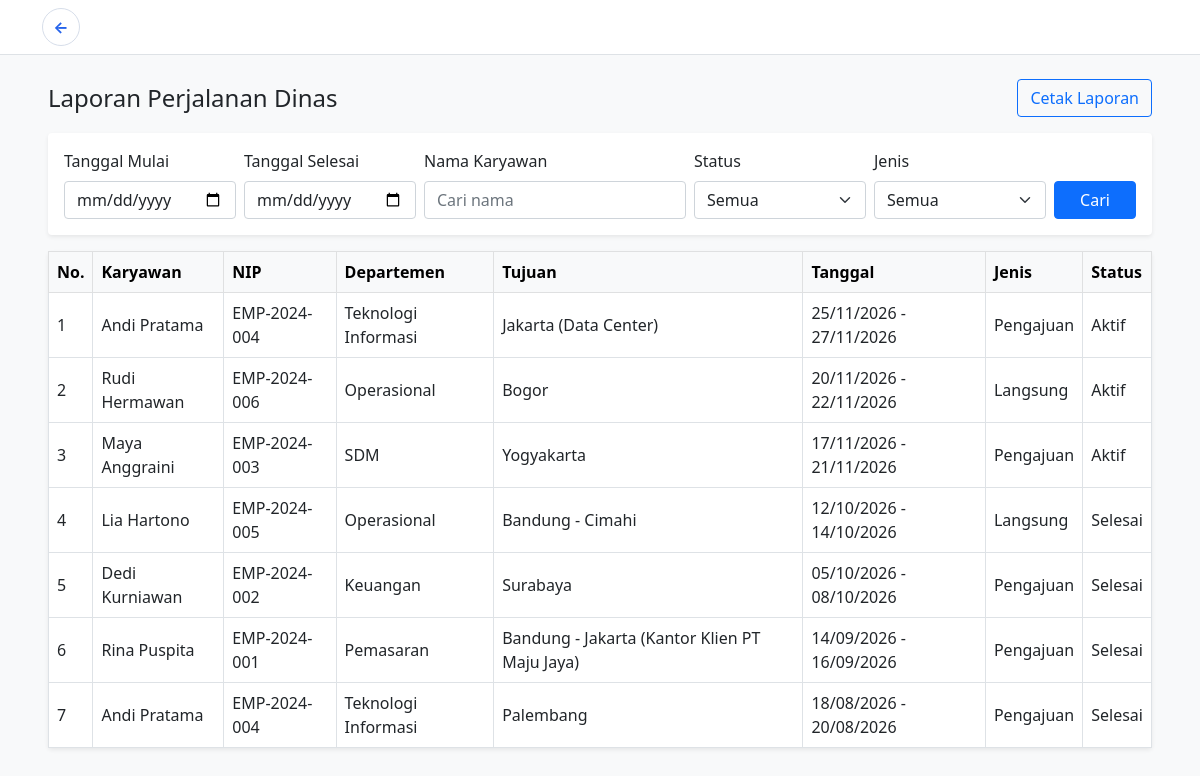
Screenshot of /laporan.php (signed in) with the database file from the repository.
### tables this page shows
CREATE TABLE IF NOT EXISTS `penugasan` (
    `id_penugasan` INT UNSIGNED NOT NULL AUTO_INCREMENT,
    `id_pengajuan` INT UNSIGNED DEFAULT NULL,
    `id_karyawan` INT UNSIGNED NOT NULL,
    `id_atasan` INT UNSIGNED NOT NULL,
    `jenis` ENUM('Pengajuan', 'Langsung') NOT NULL,
    `tujuan` VARCHAR(150) NOT NULL,
    `tanggal_berangkat` DATE NOT NULL,
    `tanggal_pulang` DATE NOT NULL,
    `keperluan` TEXT NOT NULL,
    `status` ENUM('Aktif', 'Selesai') NOT NULL DEFAULT 'Aktif',
    `catatan` TEXT DEFAULT NULL,
    PRIMARY KEY (`id_penugasan`),
    CONSTRAINT `fk_penugasan_pengajuan`
        FOREIGN KEY (`id_pengajuan`) REFERENCES `pengajuan` (`id_pengajuan`)
        ON UPDATE CASCADE
        ON DELETE SET NULL,
    CONSTRAINT `fk_penugasan_karyawan`
        FOREIGN KEY (`id_karyawan`) REFERENCES `karyawan` (`id_karyawan`)
        ON UPDATE CASCADE
        ON DELETE CASCADE,
    CONSTRAINT `fk_penugasan_atasan`
        FOREIGN KEY (`id_atasan`) REFERENCES `karyawan` (`id_karyawan`)
        ON UPDATE CASCADE
        ON DELETE RESTRICT,
    CONSTRAINT `chk_penugasan_tanggal`
        CHECK (`tanggal_pulang` >= `tanggal_berangkat`)
);

CREATE TABLE IF NOT EXISTS `karyawan` (
    `id_karyawan` INT UNSIGNED NOT NULL AUTO_INCREMENT,
    `id_user` INT UNSIGNED NOT NULL,
    `nama` VARCHAR(100) NOT NULL,
    `nip` VARCHAR(30) NOT NULL,
    `jabatan` VARCHAR(100) NOT NULL,
    `departemen` VARCHAR(100) NOT NULL,
    `no_hp` VARCHAR(20) DEFAULT NULL,
    `alamat` TEXT DEFAULT NULL,
    PRIMARY KEY (`id_karyawan`),
    UNIQUE KEY `uq_karyawan_nip` (`nip`),
    UNIQUE KEY `uq_karyawan_id_user` (`id_user`),
    CONSTRAINT `fk_karyawan_users`
        FOREIGN KEY (`id_user`) REFERENCES `users` (`id`)
        ON UPDATE CASCADE
        ON DELETE CASCADE
);

### laporan.php (the view, shortened to what this page needs)
<?php
$conn = connection();
$tanggalMulai = $_GET["tanggal_mulai"] ?? "";
$tanggalSelesai = $_GET["tanggal_selesai"] ?? "";
$nama = trim($_GET["nama"] ?? "");
$sql = "SELECT t.id_penugasan, t.tujuan, t.tanggal_berangkat, t.tanggal_pulang,
               t.status, t.jenis, k.nama, k.nip, k.departemen
        FROM penugasan t
        JOIN karyawan k ON k.id_karyawan = t.id_karyawan
        WHERE 1=1";
$sql .= " ORDER BY t.tanggal_berangkat DESC, t.id_penugasan DESC";
$stmt = $conn->prepare($sql);
$stmt->execute();
$reports = $stmt->get_result()->fetch_all(MYSQLI_ASSOC);
?>
<!doctype html>
<html lang="id">
<head>
    <link href="https://cdn.jsdelivr.net/npm/bootstrap@5.0.2/dist/css/bootstrap.min.css" rel="stylesheet">
</head>
<body class="bg-light">
<nav class="navbar navbar-light bg-white border-bottom no-print">
    <div class="container"><a class="back-circle" href="dashboard_atasan.php" aria-label="Kembali ke Dashboard">←</a></div>
</nav>
<main class="container-fluid px-lg-5 py-4">
    <div class="d-flex justify-content-between align-items-center mb-3">
        <h1 class="h4 mb-0">Laporan Perjalanan Dinas</h1>
        <button class="btn btn-outline-primary no-print" onclick="window.print()">Cetak Laporan</button>
    </div>
    <div class="card border-0 shadow-sm mb-3 no-print">
        <div class="card-body">
            <form class="row g-2" method="get">
                <div class="col-md-2">
                    <label class="form-label">Tanggal Mulai</label>
                    <input type="date" class="form-control" name="tanggal_mulai" value="<?= htmlspecialchars($tanggalMulai) ?>">
                </div>
                <div class="col-md-2">
                    <label class="form-label">Tanggal Selesai</label>
                    <input type="date" class="form-control" name="tanggal_selesai" value="<?= htmlspecialchars($tanggalSelesai) ?>">
                </div>
                <div class="col-md-3">
                    <label class="form-label">Nama Karyawan</label>
                    <input type="text" class="form-control" name="nama" value="<?= htmlspecialchars($nama) ?>" placeholder="Cari nama">
                </div>
                <div class="col-md-2">
                    <label class="form-label">Status</label>
                    <select class="form-select" name="status">
                        <option value="">Semua</option>
                    </select>
                </div>
                <div class="col-md-2">
                    <label class="form-label">Jenis</label>
                    <select class="form-select" name="jenis">
                        <option value="">Semua</option>
                    </select>
                </div>
                <div class="col-md-1 d-flex align-items-end">
                    <button class="btn btn-primary w-100">Cari</button>
                </div>
            </form>
        </div>
    </div>
    <div class="card border-0 shadow-sm">
        <div class="table-responsive">
            <table class="table table-bordered table-hover align-middle mb-0">
                <thead class="table-light">
                    <tr>
                        <th>No.</th>
                        <th>Karyawan</th>
                        <th>NIP</th>
                        <th>Departemen</th>
                        <th>Tujuan</th>
                        <th>Tanggal</th>
                        <th>Jenis</th>
                        <th>Status</th>
                    </tr>
                </thead>
                <tbody>
                    <?php foreach ($reports as $index => $report): ?>
                        <tr>
                            <td><?= $index + 1 ?></td>
                            <td><?= htmlspecialchars($report["nama"]) ?></td>
                            <td><?= htmlspecialchars($report["nip"]) ?></td>
                            <td><?= htmlspecialchars($report["departemen"]) ?></td>
                            <td><?= htmlspecialchars($report["tujuan"]) ?></td>
                            <td><?= date("d/m/Y", strtotime($report["tanggal_berangkat"])) ?> - <?= date("d/m/Y", strtotime($report["tanggal_pulang"])) ?></td>
                            <td><?= htmlspecialchars($report["jenis"]) ?></td>
                            <td><?= htmlspecialchars($report["status"]) ?></td>
                        </tr>
                    <?php endforeach; ?>
                </tbody>
            </table>
        </div>
    </div>
</main>
</body>
</html>

### laporan.php (style rules this page uses)
.back-circle { width:38px;height:38px;display:inline-grid;place-items:center;border:1px solid #d7deea;border-radius:50%;background:#fff;color:#2563eb;text-decoration:none;font-weight:700 }

### rows the page displays
penugasan: id_karyawan.nama "Andi Pratama", id_karyawan.nip "EMP-2024-004", id_karyawan.departemen "Teknologi Informasi", tujuan "Jakarta (Data Center)", tanggal_berangkat "25/11/2026", tanggal_pulang "27/11/2026", jenis "Pengajuan", status "Aktif"
penugasan: id_karyawan.nama "Rudi Hermawan", id_karyawan.nip "EMP-2024-006", id_karyawan.departemen "Operasional", tujuan "Bogor", tanggal_berangkat "20/11/2026", tanggal_pulang "22/11/2026", jenis "Langsung", status "Aktif"
penugasan: id_karyawan.nama "Maya Anggraini", id_karyawan.nip "EMP-2024-003", id_karyawan.departemen "SDM", tujuan "Yogyakarta", tanggal_berangkat "17/11/2026", tanggal_pulang "21/11/2026", jenis "Pengajuan", status "Aktif"
penugasan: id_karyawan.nama "Lia Hartono", id_karyawan.nip "EMP-2024-005", id_karyawan.departemen "Operasional", tujuan "Bandung - Cimahi", tanggal_berangkat "12/10/2026", tanggal_pulang "14/10/2026", jenis "Langsung", status "Selesai"
penugasan: id_karyawan.nama "Dedi Kurniawan", id_karyawan.nip "EMP-2024-002", id_karyawan.departemen "Keuangan", tujuan "Surabaya", tanggal_berangkat "05/10/2026", tanggal_pulang "08/10/2026", jenis "Pengajuan", status "Selesai"
penugasan: id_karyawan.nama "Rina Puspita", id_karyawan.nip "EMP-2024-001", id_karyawan.departemen "Pemasaran", tujuan "Bandung - Jakarta (Kantor Klien PT Maju Jaya)", tanggal_berangkat "14/09/2026", tanggal_pulang "16/09/2026", jenis "Pengajuan", status "Selesai"
penugasan: id_karyawan.nama "Andi Pratama", id_karyawan.nip "EMP-2024-004", id_karyawan.departemen "Teknologi Informasi", tujuan "Palembang", tanggal_berangkat "18/08/2026", tanggal_pulang "20/08/2026", jenis "Pengajuan", status "Selesai"
